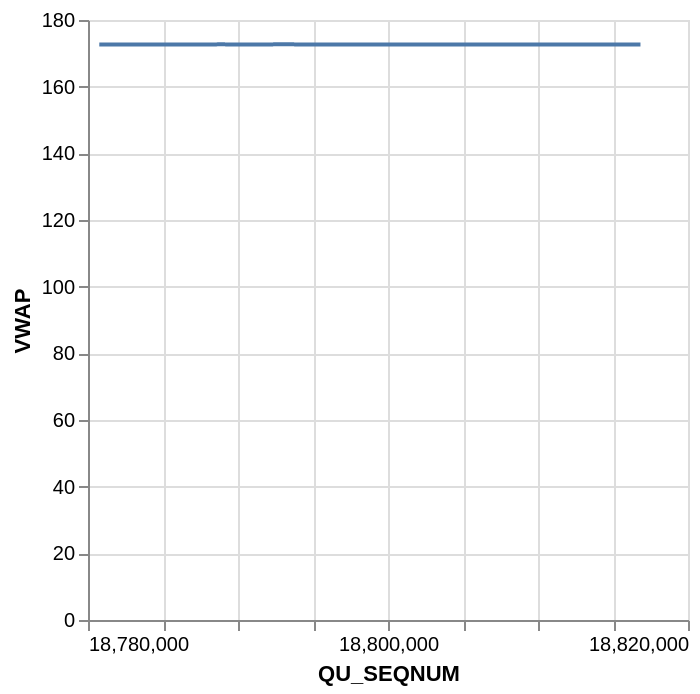

Notebook cell for this chart:
### Code cell
df_tmp[['QU_SEQNUM', 'VWAP']].head(1000).plot.line(x="QU_SEQNUM", y="VWAP")

### Figure 1 — Vega-Lite specification as saved in the notebook (floating-point values rounded to 4 significant figures; data arrays with more than 128 entries replaced by an {"elided": "..."} marker saying what was removed)
{"config": {"view": {"continuousWidth": 300, "continuousHeight": 300}}, "data": {"name": "data-2d63b0120ee8a147a52d7dc9fa8b61ff"}, "mark": {"type": "line", "tooltip": true}, "encoding": {"x": {"field": "QU_SEQNUM", "type": "quantitative"}, "y": {"field": "VWAP", "type": "quantitative"}}, "params": [{"name": "param_12", "select": {"type": "interval", "encodings": ["x", "y"]}, "bind": "scales"}], "$schema": "https://vega.github.io/schema/vega-lite/v5.20.1.json", "datasets": {"data-2d63b0120ee8a147a52d7dc9fa8b61ff": {"elided": "1000 records"}}}
